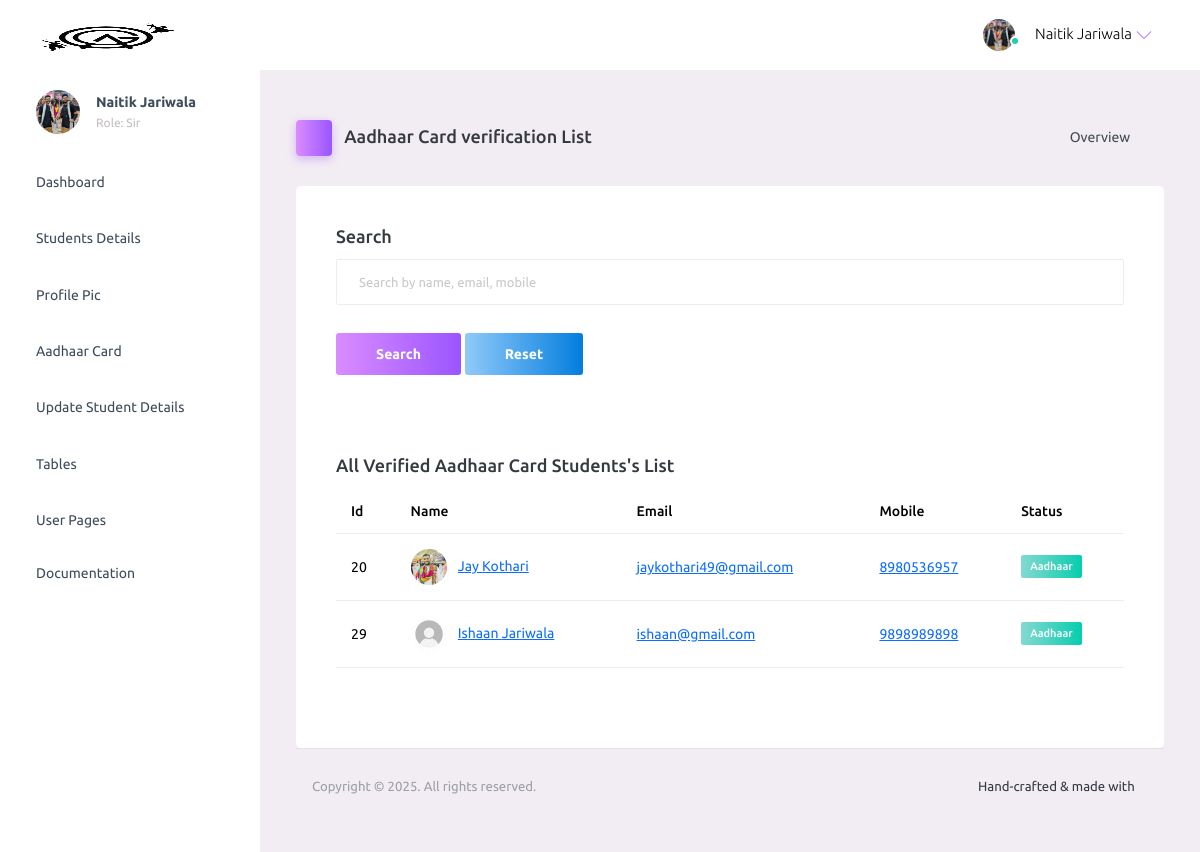
The page /mentor/verified_aadhar_list/ (signed in) on the database as committed earlier.
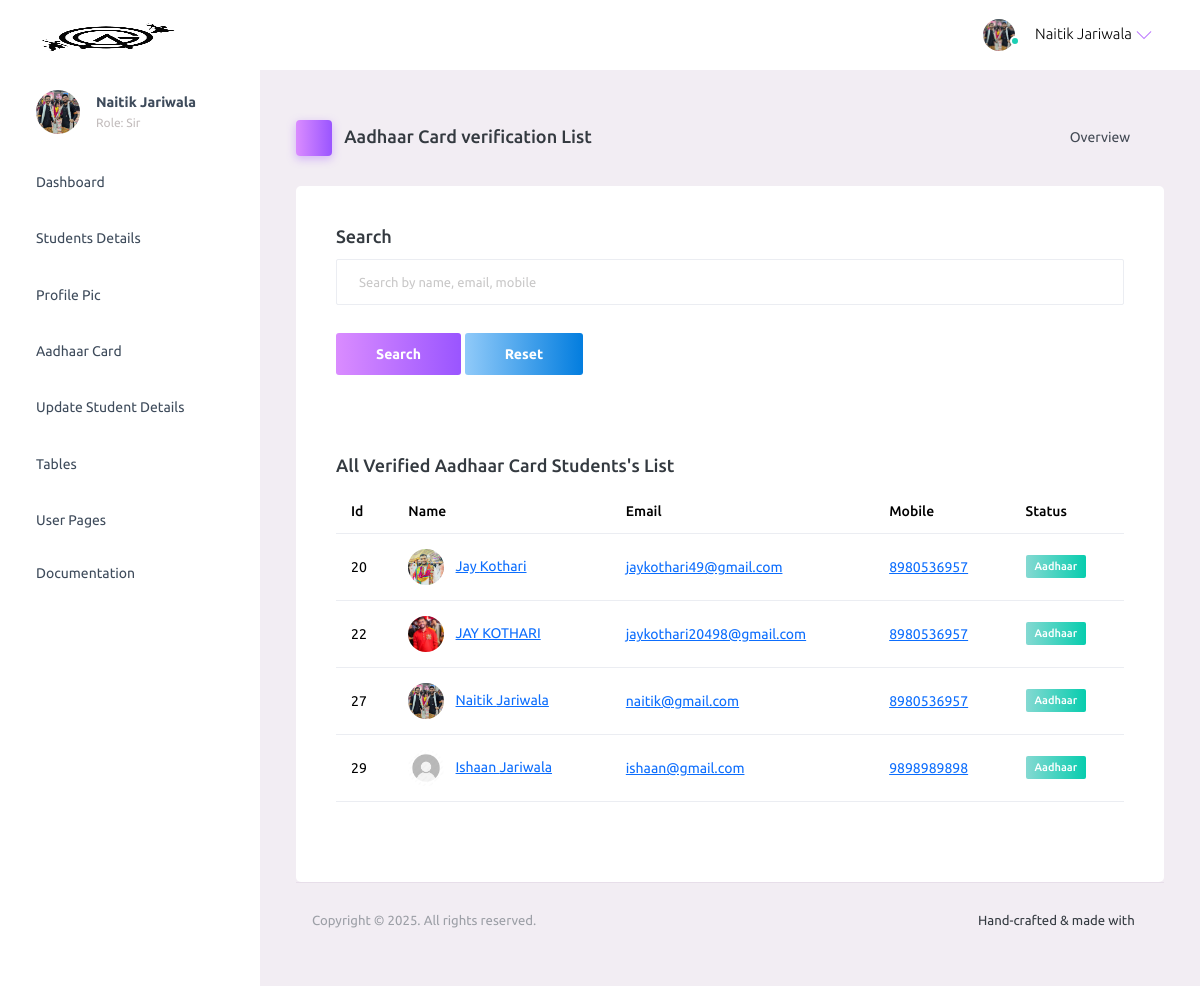
The same page on the database as committed later.
### student/models.py (models this page shows, shortened)
class Student(models.Model):
    doc_choice = (
        ('Owner','Owner'),
        ('Sir','Sir'),
        ('Student','Student'),
    )
    first_name = models.CharField(max_length=30)
    last_name = models.CharField(max_length=30)
    birth_date = models.DateField(blank=True, null=True)
    email = models.EmailField(unique=True)
    mobile = models.CharField(max_length=10)
    parent_mobile = models.CharField(max_length=10)
    role = models.CharField(max_length=10, choices=doc_choice, default='Student')
    address = models.TextField()
    password = models.CharField(max_length=30)
    password_reset = models.BooleanField(default=False)
    verified = models.BooleanField(default=False)
    aadhar = models.CharField(max_length=12)
    aadhar_verified = models.BooleanField(default=False)
    aadhar_verified_by = models.CharField(max_length=30,blank=True,null=True)
    profile_qr = models.FileField(upload_to='profile_qr/',default='default/qr.png')
    profile_image = models.FileField(upload_to='profile/', default='default/profile.jpg')
    profile_image_verified = models.BooleanField(default=False)
    fees_amount = models.IntegerField(default=0)
    fees_paid = models.IntegerField(default=0)
    fees_status = models.BooleanField(default=False)
    batch_name = models.CharField(max_length=30, blank=True, null=True, default='General')
    batch_start_date = models.DateField(blank=True, null=True)
    batch_end_date = models.DateField(blank=True, null=True)
    created_at = models.DateTimeField(auto_now_add=True)

### mentor/views.py (the view, shortened to what this page needs)
# urls.py: path('verified_aadhar_list/', views.verified_aadhar_list, name='verified_aadhar_list'),
def verified_aadhar_list(request):
        student = Student.objects.get(email=request.session['email'])
        if student.role == 'Student':
            return render(request, 'login.html', {'msg': 'You are not authorized to access this page'})
        students = Student.objects.filter(aadhar_verified=True)
        return render(request, 'verified_aadhar_list.html', {'students': students, 'student': student})

### mentor/templates/verified_aadhar_list.html (shortened to what this page needs)
{% extends 'header.html' %}
{% load static %}
{% block content %}
<div class="main-panel">
  <div class="content-wrapper">
    <div class="page-header">
      <h3 class="page-title">
        <span class="page-title-icon bg-gradient-primary text-white me-2">
          <i class="mdi mdi-home"></i>
        </span> Aadhaar Card verification List
      </h3>
      <nav aria-label="breadcrumb">
        <ul class="breadcrumb">
          <li class="breadcrumb-item active" aria-current="page">
            Overview <i class="mdi mdi-alert-circle-outline icon-sm text-primary align-middle"></i>
          </li>
        </ul>
      </nav>
    </div>
    <div class="row">
      <div class="col-12 grid-margin">
        <div class="card">
          <div class="card-body">
            <h4 class="card-title">Search</h4>
            <form method="POST" action="{% url 'verified_aadhar_list' %}">
              <div class="form-group">
                <input type="text" class="form-control" id="search" name="search" placeholder="Search by name, email, mobile">
              </div>
              <button type="submit" class="btn btn-gradient-primary mr-2">Search</button>
              <a href="{% url 'profile_image_unverified_list' %}" class="btn btn-gradient-info">Reset</a>
            </form>
          </div>
    <div class="row">
      <div class="col-12 grid-margin">
        <div class="card">
          <div class="card-body">
            {% if msg %}
            <h4 class="card-title">{{msg}}</h4>
            {% else %}
            <h4 class="card-title">All Verified Aadhaar Card Students's List</h4>
            {% endif %}
            <div class="table-responsive">
              <table class="table">
                <thead>
                  <tr>
                    <th> Id </th>
                    <th> Name </th>
                    <th> Email </th>
                    <th> Mobile </th>
                    <th> Status </th>
                  </tr>
                </thead>
                <tbody>
                  {% for one in students %}
                  <tr>
                    <td>{{one.id}}</td>
                    <td>
                      <img src="{{one.profile_image.url}}" style="object-fit: cover;" class="me-2" alt="image"> <a href="{% url 'view_student' one.id %}">{{one.first_name}} {{one.last_name}}</a>
                    </td>
                    <td> <a href="mailto:{{one.email}}">{{one.email}} </a></td>
                    <td> <a href="tel:+91{{one.mobile}}">{{one.mobile}}</a> </td>
                    <td>
                      {% if one.aadhar_verified %}
                      <label class="badge badge-gradient-success">Aadhaar</label>
                      {% else %}
                      <label class="badge badge-gradient-danger">AAdhaar</label>
                      {% endif %}
                    </td>
                  </tr>
                  {% endfor %}
                </tbody>
              </table>
            </div>
          </div>
        </div>
      </div>
    </div>
  </div>
  <footer class="footer">
    <div class="d-sm-flex justify-content-center justify-content-sm-between">
      <span class="text-muted text-center text-sm-left d-block d-sm-inline-block">Copyright © 2025. All rights reserved.</span>
      <span class="float-none float-sm-right d-block mt-1 mt-sm-0 text-center">Hand-crafted & made with <i class="mdi mdi-heart text-danger"></i></span>
    </div>
  </footer>
</div>
{% endblock %}

### mentor/templates/header.html (shortened to what the changed rows need)
{% load static %}
<!DOCTYPE html>
<html lang="en">
  <head>
    <link rel="stylesheet" href="{% static 'assets/vendors/mdi/css/materialdesignicons.min.css' %}">
    <link rel="stylesheet" href="{% static 'assets/vendors/ti-icons/css/themify-icons.css' %}">
    <link rel="stylesheet" href="{% static 'assets/vendors/css/vendor.bundle.base.css' %}">
    <link rel="stylesheet" href="{% static 'assets/vendors/font-awesome/css/font-awesome.min.css' %}">
    <link rel="stylesheet" href="{% static 'assets/vendors/font-awesome/css/font-awesome.min.css' %}" />
    <link rel="stylesheet" href="{% static 'assets/vendors/bootstrap-datepicker/bootstrap-datepicker.min.css' %}">
    <link rel="stylesheet" href="{% static 'assets/css/style.css' %}">
  </head>
  <body>
    {% if student.role == "Sir" or student.role == "Owner" %}
    <div class="container-scroller">
      <nav class="navbar default-layout-navbar col-lg-12 col-12 p-0 fixed-top d-flex flex-row">
        <div class="text-center navbar-brand-wrapper d-flex align-items-center justify-content-center" style="object-fit: cover; overflow: hidden; ">
          <a class="navbar-brand brand-logo" href="{% url 'mentor-index' %}"><img src="{% static 'assets/images/logo.png' %}" alt="logo"  /></a>
        </div>
        <div class="navbar-menu-wrapper d-flex align-items-stretch">
          <button class="navbar-toggler navbar-toggler align-self-center" type="button" data-toggle="minimize">
            <span class="mdi mdi-menu"></span>
          </button>
          <ul class="navbar-nav navbar-nav-right">
            <li class="nav-item nav-profile dropdown">
              <a class="nav-link dropdown-toggle" id="profileDropdown" href="#" data-bs-toggle="dropdown" aria-expanded="false">
                <div class="nav-profile-img">
                  <img src="{{student.profile_image.url}}" style="object-fit: cover;" alt="image">
                  <span class="availability-status online"></span>
                </div>
                <div class="nav-profile-text">
                  <p class="mb-1 text-black">{{student.first_name}} {{student.last_name}}</p>
                </div>
              </a>
            </li>
          </ul>
        </div>
      </nav>
      <div class="container-fluid page-body-wrapper">
        <nav class="sidebar sidebar-offcanvas" id="sidebar">
          <ul class="nav">
            <li class="nav-item nav-profile">
              <a href="#" class="nav-link">
                <div class="nav-profile-image">
                  <img src="{{student.profile_image.url}}" style="object-fit: cover;" alt="profile" />
                </div>
                <div class="nav-profile-text d-flex flex-column">
                  <span class="font-weight-bold mb-2">{{student.first_name}} {{student.last_name}}</span>
                  <span class="text-secondary text-small">Role: {{student.role}}</span>
                </div>
                <i class="mdi mdi-bookmark-check text-success nav-profile-badge"></i>
              </a>
            </li>
            <li class="nav-item">
              <a class="nav-link" href="{% url 'mentor-index' %}">
                <span class="menu-title">Dashboard</span>
                <i class="mdi mdi-home menu-icon"></i>
              </a>
            </li>
            <li class="nav-item">
              <a class="nav-link" data-bs-toggle="collapse" href="#ui-basic" aria-expanded="false" aria-controls="ui-basic">
                <span class="menu-title">Students Details</span>
                <i class="menu-arrow"></i>
                <i class="mdi mdi-contacts menu-icon"></i>
              </a>
            </li>
            <li class="nav-item">
              <a class="nav-link" data-bs-toggle="collapse" href="#icons" aria-expanded="false" aria-controls="icons">
                <span class="menu-title">Profile Pic</span>
                <i class="mdi mdi-contacts menu-icon"></i>
              </a>
            </li>
            <li class="nav-item">
              <a class="nav-link" data-bs-toggle="collapse" href="#forms" aria-expanded="false" aria-controls="forms">
                <span class="menu-title">Aadhaar Card</span>
                <i class="mdi mdi-format-list-bulleted menu-icon"></i>
              </a>
            </li>
            <li class="nav-item">
              <a class="nav-link" data-bs-toggle="collapse" href="#charts" aria-expanded="false" aria-controls="charts">
                <span class="menu-title">Update Student Details</span>
                <i class="mdi mdi-chart-bar menu-icon"></i>
              </a>
            </li>
            <li class="nav-item">
              <a class="nav-link" data-bs-toggle="collapse" href="#tables" aria-expanded="false" aria-controls="tables">
                <span class="menu-title">Tables</span>
                <i class="mdi mdi-table-large menu-icon"></i>
              </a>
            </li>
            <li class="nav-item">
              <a class="nav-link" data-bs-toggle="collapse" href="#auth" aria-expanded="false" aria-controls="auth">
                <span class="menu-title">User Pages</span>
                <i class="menu-arrow"></i>
                <i class="mdi mdi-lock menu-icon"></i>
              </a>
            </li>
            <li class="nav-item">
              <a class="nav-link" href="docs/documentation.html" target="_blank">
                <span class="menu-title">Documentation</span>
              </a>
            </li>
          </ul>
        </nav>
        {% block content %}
        {% endblock %}
      </div>
    </div>
    {% endif %}
  </body>
</html>

Rows that differ between the two databases and show on the page:
now on one of the page's lists (row edited): Student: id "27", first_name "Naitik", last_name "Jariwala", email "naitik@gmail.com", mobile "8980536957"
now on this page (row edited): Student: id "22", profile_image (picture), first_name "JAY", last_name "KOTHARI", email "jaykothari20498@gmail.com", mobile "8980536957", aadhar_verified "Aadhaar"
